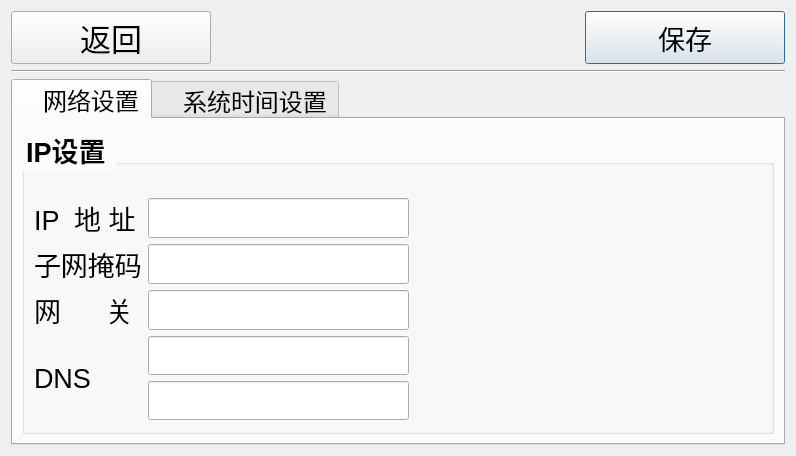
<?xml version="1.0" encoding="UTF-8"?>
<ui version="4.0">
 <class>SysSettings</class>
 <widget class="QDialog" name="SysSettings">
  <property name="geometry">
   <rect>
    <x>0</x>
    <y>0</y>
    <width>796</width>
    <height>423</height>
   </rect>
  </property>
  <property name="font">
   <font>
    <pointsize>20</pointsize>
   </font>
  </property>
  <property name="windowTitle">
   <string/>
  </property>
  <property name="autoFillBackground">
   <bool>true</bool>
  </property>
  <property name="styleSheet">
   <string notr="true">color:rgb(0, 0, 0)</string>
  </property>
  <layout class="QGridLayout" name="gridLayout_7">
   <item row="0" column="0">
    <layout class="QGridLayout" name="gridLayout_3" columnstretch="1,0,0" columnminimumwidth="200,0,200">
     <item row="0" column="2">
      <widget class="QPushButton" name="btnSave">
       <property name="sizePolicy">
        <sizepolicy hsizetype="Minimum" vsizetype="Preferred">
         <horstretch>0</horstretch>
         <verstretch>0</verstretch>
        </sizepolicy>
       </property>
       <property name="font">
        <font>
         <pointsize>20</pointsize>
        </font>
       </property>
       <property name="text">
        <string>保存</string>
       </property>
       <property name="icon">
        <iconset resource="tx2_iris.qrc">
         <normaloff>:/image/保存.png</normaloff>:/image/保存.png</iconset>
       </property>
       <property name="iconSize">
        <size>
         <width>35</width>
         <height>35</height>
        </size>
       </property>
       <property name="default">
        <bool>true</bool>
       </property>
      </widget>
     </item>
     <item row="0" column="0">
      <widget class="QPushButton" name="btnBack">
       <property name="sizePolicy">
        <sizepolicy hsizetype="Minimum" vsizetype="Preferred">
         <horstretch>0</horstretch>
         <verstretch>0</verstretch>
        </sizepolicy>
       </property>
       <property name="font">
        <font>
         <pointsize>23</pointsize>
        </font>
       </property>
       <property name="text">
        <string>返回</string>
       </property>
       <property name="icon">
        <iconset resource="tx2_iris.qrc">
         <normaloff>:/image/返回.png</normaloff>:/image/返回.png</iconset>
       </property>
       <property name="iconSize">
        <size>
         <width>40</width>
         <height>40</height>
        </size>
       </property>
      </widget>
     </item>
     <item row="0" column="1">
      <spacer name="horizontalSpacer">
       <property name="orientation">
        <enum>Qt::Horizontal</enum>
       </property>
       <property name="sizeType">
        <enum>QSizePolicy::Preferred</enum>
       </property>
       <property name="sizeHint" stdset="0">
        <size>
         <width>528</width>
         <height>20</height>
        </size>
       </property>
      </spacer>
     </item>
    </layout>
   </item>
   <item row="1" column="0">
    <widget class="Line" name="line">
     <property name="styleSheet">
      <string notr="true">color:rgb(0, 0, 0)</string>
     </property>
     <property name="orientation">
      <enum>Qt::Horizontal</enum>
     </property>
    </widget>
   </item>
   <item row="2" column="0">
    <widget class="QTabWidget" name="tabWidget">
     <property name="font">
      <font>
       <pointsize>18</pointsize>
      </font>
     </property>
     <property name="tabPosition">
      <enum>QTabWidget::North</enum>
     </property>
     <property name="currentIndex">
      <number>0</number>
     </property>
     <property name="usesScrollButtons">
      <bool>true</bool>
     </property>
     <widget class="QWidget" name="tabSetNet">
      <attribute name="title">
       <string>   网络设置</string>
      </attribute>
      <layout class="QGridLayout" name="gridLayout_4">
       <item row="0" column="0">
        <widget class="QGroupBox" name="groupBox">
         <property name="sizePolicy">
          <sizepolicy hsizetype="Preferred" vsizetype="Preferred">
           <horstretch>0</horstretch>
           <verstretch>0</verstretch>
          </sizepolicy>
         </property>
         <property name="font">
          <font>
           <pointsize>20</pointsize>
           <weight>75</weight>
           <bold>true</bold>
          </font>
         </property>
         <property name="title">
          <string>IP设置 </string>
         </property>
         <layout class="QGridLayout" name="gridLayout_2">
          <item row="0" column="0">
           <spacer name="verticalSpacer_2">
            <property name="orientation">
             <enum>Qt::Vertical</enum>
            </property>
            <property name="sizeType">
             <enum>QSizePolicy::Fixed</enum>
            </property>
            <property name="sizeHint" stdset="0">
             <size>
              <width>20</width>
              <height>24</height>
             </size>
            </property>
           </spacer>
          </item>
          <item row="1" column="0" colspan="2">
           <layout class="QGridLayout" name="gridLayout">
            <item row="0" column="0">
             <widget class="QLabel" name="labIPAddr">
              <property name="sizePolicy">
               <sizepolicy hsizetype="Expanding" vsizetype="Expanding">
                <horstretch>0</horstretch>
                <verstretch>0</verstretch>
               </sizepolicy>
              </property>
              <property name="font">
               <font>
                <pointsize>20</pointsize>
                <weight>50</weight>
                <bold>false</bold>
               </font>
              </property>
              <property name="text">
               <string>IP  地 址</string>
              </property>
             </widget>
            </item>
            <item row="0" column="1">
             <widget class="QLineEdit" name="txtIPAddr">
              <property name="sizePolicy">
               <sizepolicy hsizetype="Expanding" vsizetype="Expanding">
                <horstretch>0</horstretch>
                <verstretch>0</verstretch>
               </sizepolicy>
              </property>
              <property name="font">
               <font>
                <pointsize>20</pointsize>
               </font>
              </property>
              <property name="text">
               <string/>
              </property>
             </widget>
            </item>
            <item row="1" column="0">
             <widget class="QLabel" name="labMaskCode">
              <property name="sizePolicy">
               <sizepolicy hsizetype="Expanding" vsizetype="Expanding">
                <horstretch>0</horstretch>
                <verstretch>0</verstretch>
               </sizepolicy>
              </property>
              <property name="font">
               <font>
                <pointsize>20</pointsize>
                <weight>50</weight>
                <bold>false</bold>
               </font>
              </property>
              <property name="text">
               <string>子网掩码</string>
              </property>
             </widget>
            </item>
            <item row="1" column="1">
             <widget class="QLineEdit" name="txtMaskCode">
              <property name="sizePolicy">
               <sizepolicy hsizetype="Expanding" vsizetype="Expanding">
                <horstretch>0</horstretch>
                <verstretch>0</verstretch>
               </sizepolicy>
              </property>
              <property name="font">
               <font>
                <pointsize>20</pointsize>
               </font>
              </property>
              <property name="text">
               <string/>
              </property>
             </widget>
            </item>
            <item row="2" column="0">
             <widget class="QLabel" name="labNetGate">
              <property name="sizePolicy">
               <sizepolicy hsizetype="Expanding" vsizetype="Expanding">
                <horstretch>0</horstretch>
                <verstretch>0</verstretch>
               </sizepolicy>
              </property>
              <property name="font">
               <font>
                <pointsize>20</pointsize>
                <weight>50</weight>
                <bold>false</bold>
               </font>
              </property>
              <property name="text">
               <string>网      关</string>
              </property>
             </widget>
            </item>
            <item row="2" column="1">
             <widget class="QLineEdit" name="txtNetGate">
              <property name="sizePolicy">
               <sizepolicy hsizetype="Expanding" vsizetype="Expanding">
                <horstretch>0</horstretch>
                <verstretch>0</verstretch>
               </sizepolicy>
              </property>
              <property name="font">
               <font>
                <pointsize>20</pointsize>
               </font>
              </property>
              <property name="text">
               <string/>
              </property>
             </widget>
            </item>
            <item row="3" column="0" rowspan="2">
             <widget class="QLabel" name="labDNS">
              <property name="sizePolicy">
               <sizepolicy hsizetype="Expanding" vsizetype="Expanding">
                <horstretch>0</horstretch>
                <verstretch>0</verstretch>
               </sizepolicy>
              </property>
              <property name="font">
               <font>
                <pointsize>20</pointsize>
                <weight>50</weight>
                <bold>false</bold>
               </font>
              </property>
              <property name="text">
               <string>DNS</string>
              </property>
             </widget>
            </item>
            <item row="3" column="1">
             <widget class="QLineEdit" name="txtDNS">
              <property name="sizePolicy">
               <sizepolicy hsizetype="Expanding" vsizetype="Expanding">
                <horstretch>0</horstretch>
                <verstretch>0</verstretch>
               </sizepolicy>
              </property>
              <property name="font">
               <font>
                <pointsize>20</pointsize>
               </font>
              </property>
              <property name="text">
               <string/>
              </property>
             </widget>
            </item>
            <item row="4" column="1">
             <widget class="QLineEdit" name="txtViceDNS">
              <property name="sizePolicy">
               <sizepolicy hsizetype="Expanding" vsizetype="Expanding">
                <horstretch>0</horstretch>
                <verstretch>0</verstretch>
               </sizepolicy>
              </property>
              <property name="font">
               <font>
                <pointsize>20</pointsize>
               </font>
              </property>
              <property name="text">
               <string/>
              </property>
             </widget>
            </item>
           </layout>
          </item>
          <item row="1" column="2">
           <spacer name="horizontalSpacer_2">
            <property name="orientation">
             <enum>Qt::Horizontal</enum>
            </property>
            <property name="sizeHint" stdset="0">
             <size>
              <width>291</width>
              <height>20</height>
             </size>
            </property>
           </spacer>
          </item>
          <item row="2" column="1">
           <spacer name="verticalSpacer">
            <property name="orientation">
             <enum>Qt::Vertical</enum>
            </property>
            <property name="sizeHint" stdset="0">
             <size>
              <width>20</width>
              <height>99</height>
             </size>
            </property>
           </spacer>
          </item>
         </layout>
        </widget>
       </item>
      </layout>
     </widget>
     <widget class="QWidget" name="tabSetSysTime">
      <attribute name="title">
       <string>   系统时间设置</string>
      </attribute>
      <layout class="QGridLayout" name="gridLayout_9" rowstretch="1,3,0,1" rowminimumheight="0,0,50,0">
       <item row="0" column="0">
        <widget class="QGroupBox" name="groupBox_2">
         <property name="sizePolicy">
          <sizepolicy hsizetype="Expanding" vsizetype="Preferred">
           <horstretch>0</horstretch>
           <verstretch>0</verstretch>
          </sizepolicy>
         </property>
         <property name="font">
          <font>
           <pointsize>20</pointsize>
           <weight>75</weight>
           <bold>true</bold>
           <strikeout>false</strikeout>
          </font>
         </property>
         <property name="title">
          <string>系统时间</string>
         </property>
         <layout class="QGridLayout" name="gridLayout_6" rowstretch="1,3" rowminimumheight="15,0">
          <item row="0" column="0">
           <spacer name="verticalSpacer_3">
            <property name="orientation">
             <enum>Qt::Vertical</enum>
            </property>
            <property name="sizeType">
             <enum>QSizePolicy::Expanding</enum>
            </property>
            <property name="sizeHint" stdset="0">
             <size>
              <width>20</width>
              <height>40</height>
             </size>
            </property>
           </spacer>
          </item>
          <item row="1" column="0">
           <layout class="QGridLayout" name="gridLayout_5" rowminimumheight="0" columnminimumwidth="0,0,150,150,0">
            <item row="0" column="0">
             <widget class="QLabel" name="labCurrentTime">
              <property name="sizePolicy">
               <sizepolicy hsizetype="Preferred" vsizetype="Preferred">
                <horstretch>0</horstretch>
                <verstretch>0</verstretch>
               </sizepolicy>
              </property>
              <property name="font">
               <font>
                <pointsize>20</pointsize>
                <weight>50</weight>
                <bold>false</bold>
               </font>
              </property>
              <property name="text">
               <string>当前时间</string>
              </property>
             </widget>
            </item>
            <item row="0" column="1">
             <widget class="QDateTimeEdit" name="dateTimeEditor">
              <property name="sizePolicy">
               <sizepolicy hsizetype="Preferred" vsizetype="Preferred">
                <horstretch>0</horstretch>
                <verstretch>0</verstretch>
               </sizepolicy>
              </property>
              <property name="font">
               <font>
                <pointsize>20</pointsize>
                <weight>50</weight>
                <bold>false</bold>
               </font>
              </property>
              <property name="frame">
               <bool>true</bool>
              </property>
              <property name="readOnly">
               <bool>false</bool>
              </property>
              <property name="buttonSymbols">
               <enum>QAbstractSpinBox::NoButtons</enum>
              </property>
              <property name="date">
               <date>
                <year>2018</year>
                <month>10</month>
                <day>1</day>
               </date>
              </property>
              <property name="displayFormat">
               <string>yyyy-MM-dd hh:mm:ss</string>
              </property>
              <property name="calendarPopup">
               <bool>false</bool>
              </property>
              <property name="currentSectionIndex">
               <number>0</number>
              </property>
             </widget>
            </item>
            <item row="0" column="2">
             <widget class="QPushButton" name="btnAdd">
              <property name="sizePolicy">
               <sizepolicy hsizetype="Preferred" vsizetype="Preferred">
                <horstretch>0</horstretch>
                <verstretch>0</verstretch>
               </sizepolicy>
              </property>
              <property name="text">
               <string/>
              </property>
              <property name="icon">
               <iconset resource="tx2_iris.qrc">
                <normaloff>:/image/上.png</normaloff>:/image/上.png</iconset>
              </property>
              <property name="iconSize">
               <size>
                <width>40</width>
                <height>40</height>
               </size>
              </property>
             </widget>
            </item>
            <item row="0" column="3">
             <widget class="QPushButton" name="btnMinus">
              <property name="sizePolicy">
               <sizepolicy hsizetype="Preferred" vsizetype="Preferred">
                <horstretch>0</horstretch>
                <verstretch>0</verstretch>
               </sizepolicy>
              </property>
              <property name="text">
               <string/>
              </property>
              <property name="icon">
               <iconset resource="tx2_iris.qrc">
                <normaloff>:/image/下.png</normaloff>:/image/下.png</iconset>
              </property>
              <property name="iconSize">
               <size>
                <width>35</width>
                <height>35</height>
               </size>
              </property>
             </widget>
            </item>
            <item row="0" column="4">
             <spacer name="horizontalSpacer_3">
              <property name="orientation">
               <enum>Qt::Horizontal</enum>
              </property>
              <property name="sizeType">
               <enum>QSizePolicy::Expanding</enum>
              </property>
              <property name="sizeHint" stdset="0">
               <size>
                <width>28</width>
                <height>17</height>
               </size>
              </property>
             </spacer>
            </item>
           </layout>
          </item>
         </layout>
        </widget>
       </item>
       <item row="1" column="0">
        <spacer name="verticalSpacer_4">
         <property name="orientation">
          <enum>Qt::Vertical</enum>
         </property>
         <property name="sizeHint" stdset="0">
          <size>
           <width>20</width>
           <height>238</height>
          </size>
         </property>
        </spacer>
       </item>
       <item row="2" column="0">
        <layout class="QGridLayout" name="gridLayout_8" rowminimumheight="0" columnminimumwidth="0,200">
         <item row="0" column="0">
          <spacer name="horizontalSpacer_4">
           <property name="orientation">
            <enum>Qt::Horizontal</enum>
           </property>
           <property name="sizeHint" stdset="0">
            <size>
             <width>538</width>
             <height>20</height>
            </size>
           </property>
          </spacer>
         </item>
         <item row="0" column="1">
          <widget class="QPushButton" name="btnApply">
           <property name="sizePolicy">
            <sizepolicy hsizetype="Preferred" vsizetype="Preferred">
             <horstretch>0</horstretch>
             <verstretch>0</verstretch>
            </sizepolicy>
           </property>
           <property name="font">
            <font>
             <pointsize>20</pointsize>
            </font>
           </property>
           <property name="text">
            <string>应用</string>
           </property>
           <property name="icon">
            <iconset resource="tx2_iris.qrc">
             <normaloff>:/image/保存.png</normaloff>:/image/保存.png</iconset>
           </property>
           <property name="iconSize">
            <size>
             <width>32</width>
             <height>32</height>
            </size>
           </property>
          </widget>
         </item>
        </layout>
       </item>
       <item row="3" column="0">
        <spacer name="verticalSpacer_5">
         <property name="orientation">
          <enum>Qt::Vertical</enum>
         </property>
         <property name="sizeHint" stdset="0">
          <size>
           <width>20</width>
           <height>66</height>
          </size>
         </property>
        </spacer>
       </item>
      </layout>
     </widget>
    </widget>
   </item>
  </layout>
 </widget>
 <tabstops>
  <tabstop>btnSave</tabstop>
  <tabstop>btnBack</tabstop>
 </tabstops>
 <resources>
  <include location="tx2_iris.qrc"/>
 </resources>
 <connections/>
</ui>
